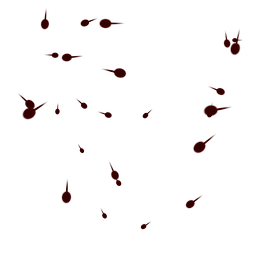
#> input picture game/assets/zombies/blood/drops_a_albedo.png, 256 x 256 px, given in place of splat_a_albedo.png, which was not available
$ python blood_atlas.py
#> lines starting #> are read from the running program, lines starting #| are printed output that depends on the picture
"""0.64: the blood pictures in one sheet for phones (scripts/blood_marks.gd).

    python -I tools/blood_atlas.py

The phone renderer (Compatibility) cannot draw Decal nodes, so on a phone the blood lies on surfaces as flat
quads, many to a draw call. That needs every picture in one texture: a 4 x 4 sheet of 256 px cells, albedo and
normal map. Cell order (blood_marks.gd CELLS): splat_a..e, drops_a, drops_b, pool_a, pool_b, then four blots (the
round stains a drop leaves, drawn here the way blood.gd `_blot` draws them). Each picture keeps a 4 px clear border
so the mip levels do not bleed into the next cell.
"""
import math
import os
import random

import numpy as np
from PIL import Image

ROOT = os.path.dirname(os.path.dirname(os.path.abspath(__file__)))
BLOOD = os.path.join(ROOT, 'game', 'assets', 'zombies', 'blood')
CELL = 256
PAD = 4
GRID = 4
KITS = ['splat_a', 'splat_b', 'splat_c', 'splat_d', 'splat_e', 'drops_a', 'drops_b', 'pool_a', 'pool_b']


def blot(seed):
    """blood.gd `_blot`, at the cell's size."""
    rng = random.Random(40 + seed)
    lobes = [(rng.uniform(2.0, 9.0), rng.uniform(0.0, math.tau), rng.uniform(.02, .09)) for _ in range(5)]
    satellites = []
    for _ in range(2 + seed):
        angle = rng.uniform(0.0, math.tau)
        far = rng.uniform(.72, .92)
        satellites.append((math.cos(angle) * far, math.sin(angle) * far, rng.uniform(.04, .09)))
    size = CELL - 2 * PAD
    ys, xs = np.mgrid[0:size, 0:size].astype(np.float64)
    dx = (xs - size * .5 + .5) / (size * .5)
    dy = (ys - size * .5 + .5) / (size * .5)
    r = np.hypot(dx, dy)
    a = np.arctan2(dy, dx)
    edge = np.full_like(r, .58)
    for n, phase, depth in lobes:
        edge += np.sin(a * round(n) + phase) * depth

    def smooth(e0, e1, x):
        t = np.clip((x - e0) / (e1 - e0), 0.0, 1.0)
        return t * t * (3.0 - 2.0 * t)

    alpha = 1.0 - smooth(edge - .025, edge, r)
    for sx, sy, sr in satellites:
        alpha = np.maximum(alpha, 1.0 - smooth(sr - .012, sr, np.hypot(dx - sx, dy - sy)))
    body = 1.0 + (.75 - 1.0) * smooth(edge * .4, edge, r)
    rgba = np.zeros((size, size, 4), np.float64)
    rgba[..., 0] = .3 * body
    rgba[..., 1] = .012
    rgba[..., 2] = .014
    rgba[..., 3] = alpha * .96
    return Image.fromarray((np.clip(rgba, 0, 1) * 255 + .5).astype(np.uint8), 'RGBA')


def main():
    albedo = Image.new('RGBA', (CELL * GRID, CELL * GRID), (77, 3, 4, 0))
    normal = Image.new('RGB', (CELL * GRID, CELL * GRID), (128, 128, 255))
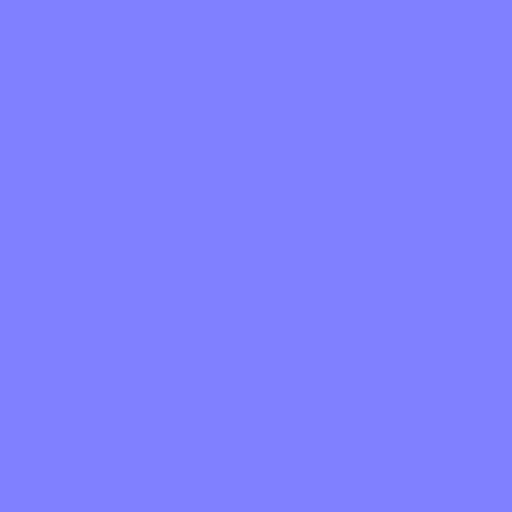
#> normal: PIL image 1024x1024 RGB (shown at 1/2 size); mean R, G, B 128, 128, 255
    inner = CELL - 2 * PAD
    cells = []
    for key in KITS:
        a = Image.open(os.path.join(BLOOD, key + '_albedo.png')).convert('RGBA').resize((inner, inner), Image.LANCZOS)
        n = Image.open(os.path.join(BLOOD, key + '_normal.png')).convert('RGB').resize((inner, inner), Image.LANCZOS)
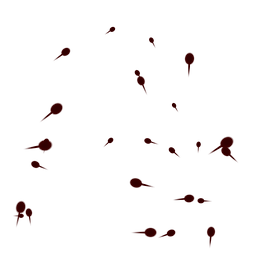
#> input picture game/assets/zombies/blood/drops_b_albedo.png, 256 x 256 px, given in place of splat_a_normal.png, which was not available
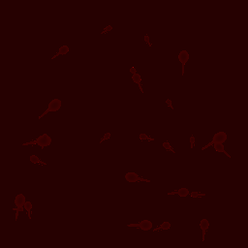
#> n: PIL image 248x248 RGB; mean R, G, B 38.7, 1, 1
        cells.append((a, n))
    for seed in range(4):
        cells.append((blot(seed), None))
    for i, (a, n) in enumerate(cells):
        x, y = (i % GRID) * CELL + PAD, (i // GRID) * CELL + PAD
        albedo.paste(a, (x, y))
        if n is not None:
            normal.paste(n, (x, y))
    albedo.save(os.path.join(BLOOD, 'mobile_atlas_albedo.png'), optimize=True)
    normal.save(os.path.join(BLOOD, 'mobile_atlas_normal.png'), optimize=True)
    print('blood atlas: %d cells, %d px' % (len(cells), CELL * GRID))


if __name__ == '__main__':
#> (the run stopped early here; a loop or call above may not have finished)
